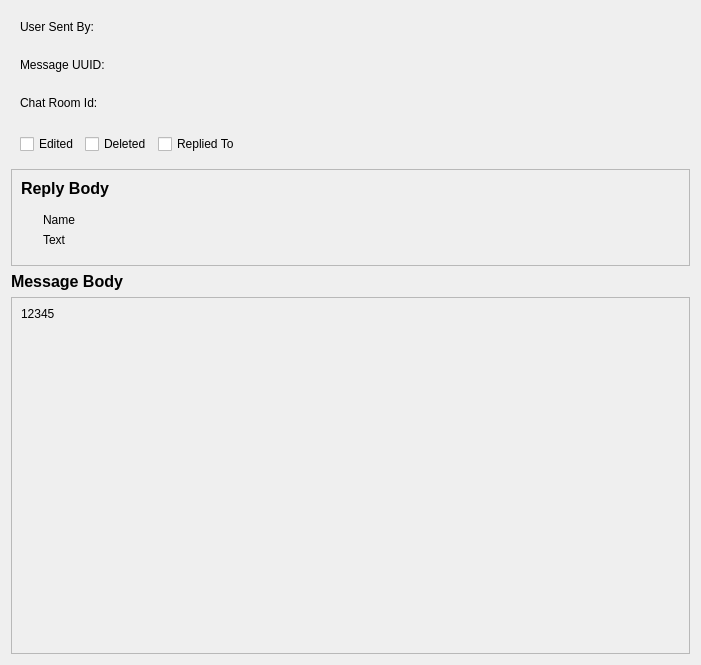
<?xml version="1.0" encoding="UTF-8"?>
<ui version="4.0">
 <class>DisplayChatMessage</class>
 <widget class="QWidget" name="DisplayChatMessage">
  <property name="geometry">
   <rect>
    <x>0</x>
    <y>0</y>
    <width>701</width>
    <height>665</height>
   </rect>
  </property>
  <property name="sizePolicy">
   <sizepolicy hsizetype="Minimum" vsizetype="Minimum">
    <horstretch>0</horstretch>
    <verstretch>0</verstretch>
   </sizepolicy>
  </property>
  <property name="windowTitle">
   <string>DisplayChatMessage</string>
  </property>
  <layout class="QVBoxLayout" name="verticalLayout">
   <property name="sizeConstraint">
    <enum>QLayout::SetMinimumSize</enum>
   </property>
   <item>
    <widget class="QWidget" name="userOIDHorizontalWidget" native="true">
     <property name="sizePolicy">
      <sizepolicy hsizetype="Preferred" vsizetype="Fixed">
       <horstretch>0</horstretch>
       <verstretch>0</verstretch>
      </sizepolicy>
     </property>
     <layout class="QHBoxLayout" name="userOIDHorizontalLayout">
      <item>
       <widget class="QLabel" name="userOIDTitleLabel">
        <property name="sizePolicy">
         <sizepolicy hsizetype="Fixed" vsizetype="Fixed">
          <horstretch>0</horstretch>
          <verstretch>0</verstretch>
         </sizepolicy>
        </property>
        <property name="text">
         <string>User Sent By: </string>
        </property>
       </widget>
      </item>
      <item>
       <widget class="QLabel" name="userOIDLabel">
        <property name="sizePolicy">
         <sizepolicy hsizetype="Preferred" vsizetype="Fixed">
          <horstretch>0</horstretch>
          <verstretch>0</verstretch>
         </sizepolicy>
        </property>
        <property name="text">
         <string/>
        </property>
        <property name="textInteractionFlags">
         <set>Qt::LinksAccessibleByKeyboard|Qt::LinksAccessibleByMouse|Qt::TextBrowserInteraction|Qt::TextSelectableByKeyboard|Qt::TextSelectableByMouse</set>
        </property>
       </widget>
      </item>
     </layout>
    </widget>
   </item>
   <item>
    <widget class="QWidget" name="messageUUIDHorizontalWidget" native="true">
     <property name="sizePolicy">
      <sizepolicy hsizetype="Preferred" vsizetype="Fixed">
       <horstretch>0</horstretch>
       <verstretch>0</verstretch>
      </sizepolicy>
     </property>
     <layout class="QHBoxLayout" name="messageUUIDHorizontalLayout">
      <item>
       <widget class="QLabel" name="messageUUIDTitleLabel">
        <property name="sizePolicy">
         <sizepolicy hsizetype="Fixed" vsizetype="Fixed">
          <horstretch>0</horstretch>
          <verstretch>0</verstretch>
         </sizepolicy>
        </property>
        <property name="text">
         <string>Message UUID: </string>
        </property>
       </widget>
      </item>
      <item>
       <widget class="QLabel" name="messageUUIDLabel">
        <property name="sizePolicy">
         <sizepolicy hsizetype="Preferred" vsizetype="Fixed">
          <horstretch>0</horstretch>
          <verstretch>0</verstretch>
         </sizepolicy>
        </property>
        <property name="text">
         <string/>
        </property>
        <property name="textInteractionFlags">
         <set>Qt::LinksAccessibleByKeyboard|Qt::LinksAccessibleByMouse|Qt::TextBrowserInteraction|Qt::TextSelectableByKeyboard|Qt::TextSelectableByMouse</set>
        </property>
       </widget>
      </item>
     </layout>
    </widget>
   </item>
   <item>
    <widget class="QWidget" name="chatRoomIdHorizontalWidget" native="true">
     <property name="sizePolicy">
      <sizepolicy hsizetype="Preferred" vsizetype="Fixed">
       <horstretch>0</horstretch>
       <verstretch>0</verstretch>
      </sizepolicy>
     </property>
     <layout class="QHBoxLayout" name="chatRoomIdHorizontalLayout">
      <item>
       <widget class="QLabel" name="chatRoomIdTitleLabel">
        <property name="sizePolicy">
         <sizepolicy hsizetype="Fixed" vsizetype="Fixed">
          <horstretch>0</horstretch>
          <verstretch>0</verstretch>
         </sizepolicy>
        </property>
        <property name="text">
         <string>Chat Room Id: </string>
        </property>
       </widget>
      </item>
      <item>
       <widget class="QLabel" name="chatRoomIdLabel">
        <property name="sizePolicy">
         <sizepolicy hsizetype="Preferred" vsizetype="Fixed">
          <horstretch>0</horstretch>
          <verstretch>0</verstretch>
         </sizepolicy>
        </property>
        <property name="text">
         <string/>
        </property>
        <property name="textInteractionFlags">
         <set>Qt::LinksAccessibleByKeyboard|Qt::LinksAccessibleByMouse|Qt::TextBrowserInteraction|Qt::TextSelectableByKeyboard|Qt::TextSelectableByMouse</set>
        </property>
       </widget>
      </item>
     </layout>
    </widget>
   </item>
   <item>
    <widget class="QWidget" name="editedDeletedHorizontalWidget" native="true">
     <layout class="QHBoxLayout" name="horizontalLayout">
      <item>
       <widget class="QCheckBox" name="editedCheckBox">
        <property name="text">
         <string>Edited</string>
        </property>
        <property name="checkable">
         <bool>false</bool>
        </property>
       </widget>
      </item>
      <item>
       <widget class="QCheckBox" name="deletedCheckBox">
        <property name="text">
         <string>Deleted</string>
        </property>
        <property name="checkable">
         <bool>false</bool>
        </property>
       </widget>
      </item>
      <item>
       <widget class="QCheckBox" name="replyCheckBox">
        <property name="text">
         <string>Replied To</string>
        </property>
        <property name="checkable">
         <bool>false</bool>
        </property>
       </widget>
      </item>
      <item>
       <spacer name="horizontalSpacer">
        <property name="orientation">
         <enum>Qt::Horizontal</enum>
        </property>
        <property name="sizeHint" stdset="0">
         <size>
          <width>40</width>
          <height>20</height>
         </size>
        </property>
       </spacer>
      </item>
     </layout>
    </widget>
   </item>
   <item>
    <widget class="QFrame" name="replyBodyFrame">
     <property name="frameShape">
      <enum>QFrame::StyledPanel</enum>
     </property>
     <property name="frameShadow">
      <enum>QFrame::Plain</enum>
     </property>
     <property name="midLineWidth">
      <number>1</number>
     </property>
     <layout class="QVBoxLayout" name="verticalLayout_2">
      <item>
       <widget class="QLabel" name="replyTitleLabel">
        <property name="styleSheet">
         <string notr="true">font-weight: bold;
font-size: 12pt;</string>
        </property>
        <property name="text">
         <string>Reply Body</string>
        </property>
       </widget>
      </item>
      <item>
       <widget class="QWidget" name="replyGridWidget" native="true">
        <layout class="QGridLayout" name="gridLayout">
         <item row="1" column="1">
          <widget class="QLabel" name="replyNameLabel">
           <property name="text">
            <string>Name</string>
           </property>
          </widget>
         </item>
         <item row="2" column="1">
          <widget class="QLabel" name="replyTextLabel">
           <property name="text">
            <string>Text</string>
           </property>
           <property name="wordWrap">
            <bool>true</bool>
           </property>
          </widget>
         </item>
         <item row="1" column="0" rowspan="2">
          <widget class="QLabel" name="replyPictureLabel">
           <property name="text">
            <string/>
           </property>
          </widget>
         </item>
         <item row="1" column="2" rowspan="2">
          <spacer name="horizontalSpacer_2">
           <property name="orientation">
            <enum>Qt::Horizontal</enum>
           </property>
           <property name="sizeHint" stdset="0">
            <size>
             <width>40</width>
             <height>20</height>
            </size>
           </property>
          </spacer>
         </item>
        </layout>
       </widget>
      </item>
     </layout>
    </widget>
   </item>
   <item>
    <widget class="QLabel" name="messageBodyTitleLabel">
     <property name="styleSheet">
      <string notr="true">font-weight: bold;
font-size: 12pt;</string>
     </property>
     <property name="text">
      <string>Message Body</string>
     </property>
    </widget>
   </item>
   <item>
    <widget class="QFrame" name="primaryMessageFrame">
     <property name="frameShape">
      <enum>QFrame::StyledPanel</enum>
     </property>
     <property name="frameShadow">
      <enum>QFrame::Plain</enum>
     </property>
     <property name="midLineWidth">
      <number>1</number>
     </property>
     <layout class="QVBoxLayout" name="verticalLayout_3">
      <item>
       <widget class="QLabel" name="primaryMessageLabel">
        <property name="sizePolicy">
         <sizepolicy hsizetype="Expanding" vsizetype="Expanding">
          <horstretch>0</horstretch>
          <verstretch>0</verstretch>
         </sizepolicy>
        </property>
        <property name="text">
         <string>12345</string>
        </property>
        <property name="alignment">
         <set>Qt::AlignLeading|Qt::AlignLeft|Qt::AlignTop</set>
        </property>
        <property name="wordWrap">
         <bool>true</bool>
        </property>
        <property name="indent">
         <number>-1</number>
        </property>
        <property name="textInteractionFlags">
         <set>Qt::LinksAccessibleByKeyboard|Qt::LinksAccessibleByMouse|Qt::TextBrowserInteraction|Qt::TextSelectableByKeyboard|Qt::TextSelectableByMouse</set>
        </property>
       </widget>
      </item>
     </layout>
    </widget>
   </item>
  </layout>
 </widget>
 <resources/>
 <connections/>
</ui>
